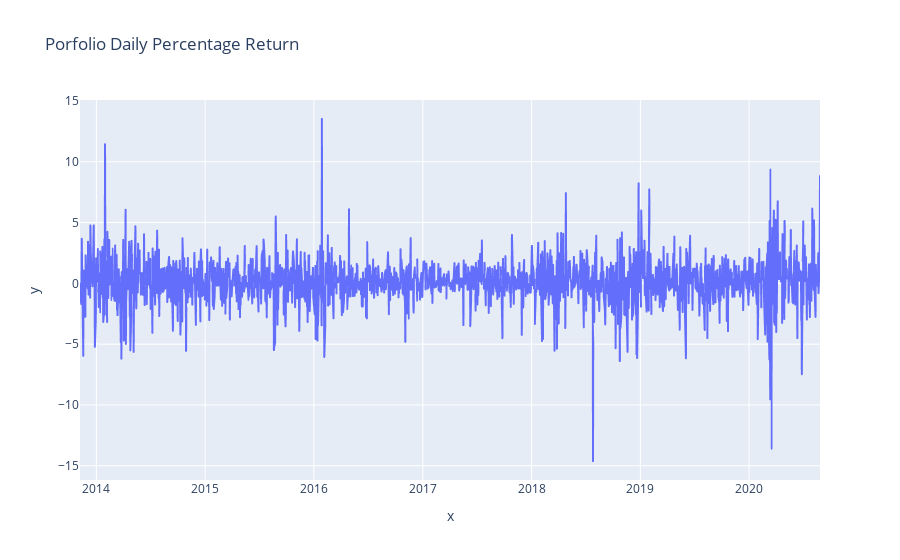

Here is the notebook cell this chart was saved with:
### Markdown cell above
#  PERFORM PORTFOLIO DATA VISUALIZATION

### Code cell
# Plot the portfolio daily return #here we're using plotly express library which we imported as px
fig = px.line(x = df_portfolio.Date, y = df_portfolio['portfolio daily % return'], title = 'Porfolio Daily Percentage Return')
fig.show()

### Figure 1 — Plotly figure (JSON) as saved in the notebook; plotly's stock layout.template omitted (floating-point values rounded to 4 significant figures; data arrays with more than 128 entries replaced by an {"elided": "..."} marker saying what was removed)
{"data": [{"hovertemplate": "x=%{x}<br>y=%{y}<extra></extra>", "legendgroup": "", "line": {"color": "#636efa", "dash": "solid"}, "marker": {"symbol": "circle"}, "mode": "lines", "name": "", "showlegend": false, "type": "scattergl", "x": {"elided": "1712 str values"}, "xaxis": "x", "y": {"elided": "1712 float values"}, "yaxis": "y"}], "layout": {"legend": {"tracegroupgap": 0}, "title": {"text": "Porfolio Daily Percentage Return"}, "xaxis": {"anchor": "y", "domain": [0, 1], "title": {"text": "x"}}, "yaxis": {"anchor": "x", "domain": [0, 1], "title": {"text": "y"}}}}
